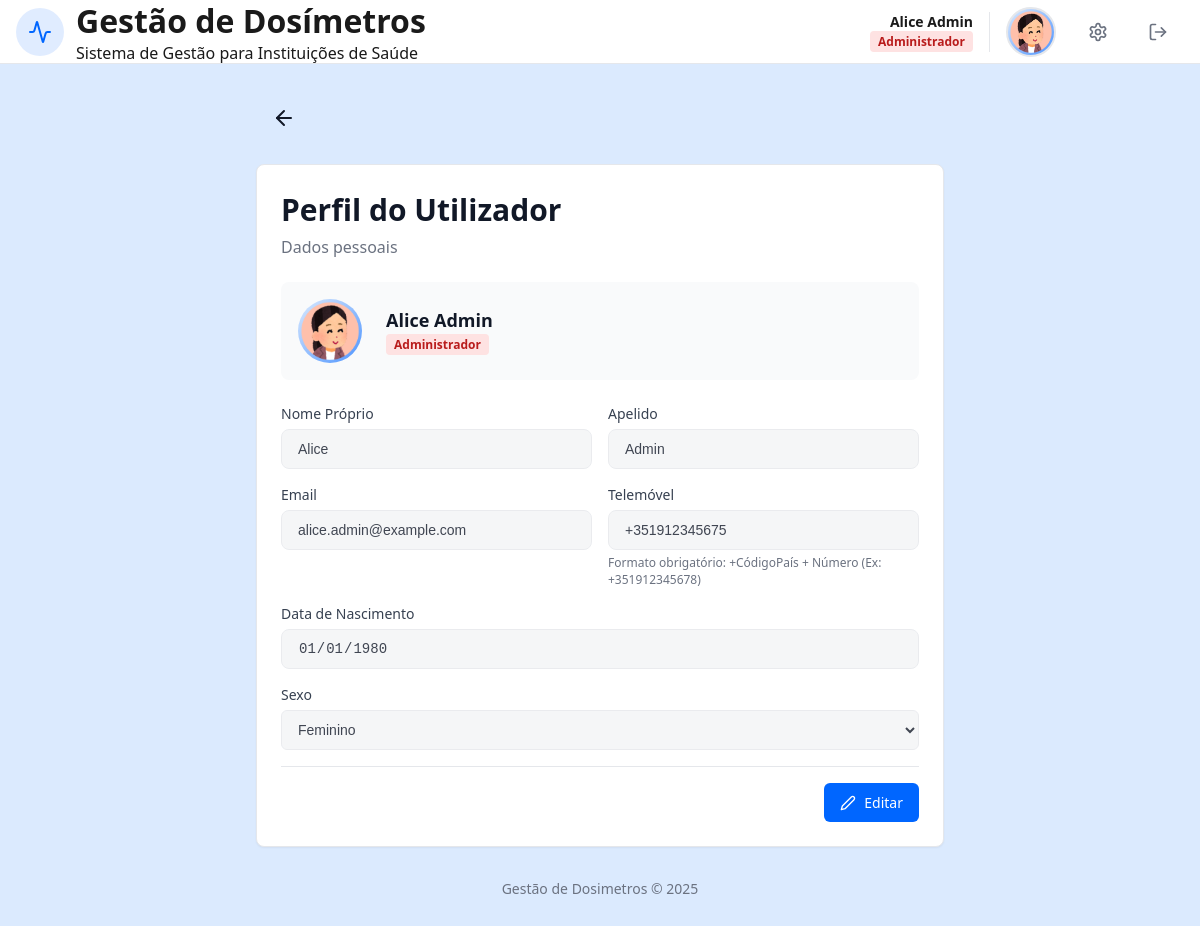
The page /perfil.php (signed in) on the database as committed earlier.
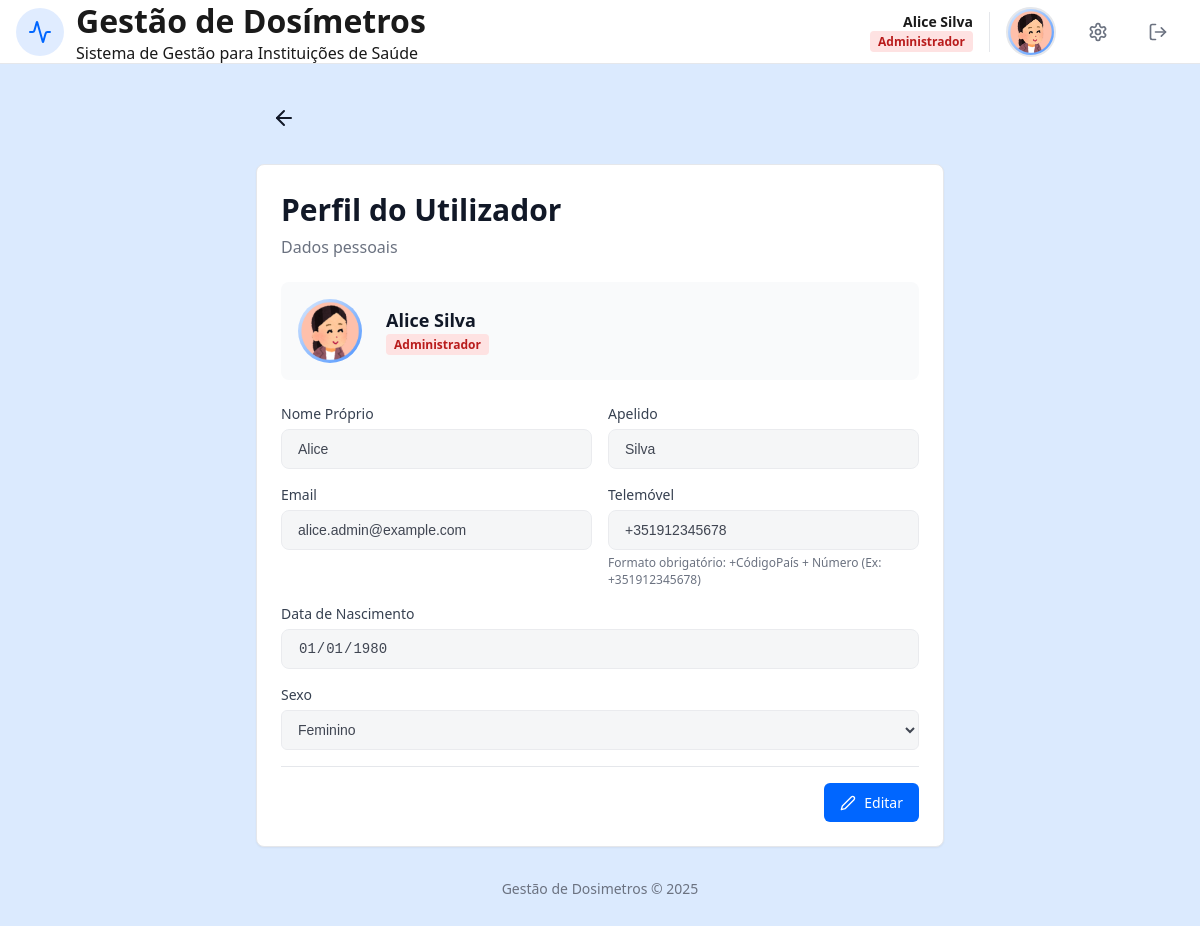
The same page on the database as committed later.
### tables this page shows
CREATE TABLE User (
    idU INTEGER PRIMARY KEY AUTOINCREMENT,
    name TEXT NOT NULL,
    surname TEXT NOT NULL, 
    birthDate DATE NOT NULL,
    sex TEXT CHECK(sex IN ('Female', 'Male', 'Other')) NOT NULL,
    email TEXT UNIQUE NOT NULL, 
    password TEXT NOT NULL,
    phoneN TEXT CHECK(phoneN GLOB '+[0-9][0-9][0-9]*'),
    userType TEXT CHECK(userType IN ('Administrador', 'Físico Médico', 'Profissional de Saúde')) NOT NULL,
    userStatus BOOLEAN DEFAULT 1,
    profilePic TEXT DEFAULT 'foto/12225881.png'
);

### perfil.php (the view, shortened to what this page needs)
<?php
require_once "templates/header.php";
require_once "templates/nav.php";
require_once "templates/footer.php";
$db = getDatabaseConnection();
$stmt = $db->prepare("SELECT * FROM User WHERE idU = ?");
$stmt->execute([$_SESSION['idU']]);
$user = $stmt->fetch();
$isEditing = isset($_GET['edit']) && $_GET['edit'] == 'true';
$disabledStr = $isEditing ? '' : 'disabled';
$profession = '';
$roleLabel = 'Utilizador';
$badgeClass = 'badge-gray';
if ($user['userType'] === 'Profissional de Saúde') {
    $stmtHP = $db->prepare("SELECT profession, department FROM HealthProfessional WHERE idU = ?");
    $stmtHP->execute([$user['idU']]);
    $hpData = $stmtHP->fetch();
    if ($hpData) {
        $profession = $hpData['profession'];
        $department = $hpData['department'];
    }
    $badgeClass = 'badge-blue';
    $roleLabel = !empty($profession) ? $profession : 'Profissional de Saúde';
} elseif ($user['userType'] === 'Físico Médico') {
    $profession = 'Físico Médico';
    $department = 'Física Médica';
    $badgeClass = 'badge-purple';
    $roleLabel = 'Físico Médico';
} elseif ($user['userType'] === 'Administrador') {
    $badgeClass = 'badge-red';
    $roleLabel = 'Administrador';
}
$initials = strtoupper(substr($user['name'], 0, 1) . substr($user['surname'], 0, 1));
$foto_url = !empty($user['profilePic']) ? $user['profilePic'] : null;
?>
<?php header_set(); ?>
<body>
    <div class="page-wrapper">
        <?php nav_set(); ?>
        <main class="main-container" style="max-width: 45rem">
            <div class="profile-header-flex mb1_5">
                <div class="profile-header-left">
                    <a href="index.php" class="btn voltar" title="Voltar">
                        <svg xmlns="http://www.w3.org/2000/svg" width="24" height="24" viewBox="0 0 24 24" fill="none" stroke="currentColor" stroke-width="2" stroke-linecap="round" stroke-linejoin="round">
                            <path d="m12 19-7-7 7-7"></path>
                            <path d="M19 12H5"></path>
                        </svg>
                    </a>
                </div>
            </div>
            <div class="card1">
                <div class="card1-header">
                    <h1 class="card1-title">Perfil do Utilizador</h1>
                    <p class="subtítulo"><?php echo $isEditing ? "Edite os seus dados" : "Dados pessoais"; ?></p>
                </div>
                <div class="card1-content">
                    <div class="foto-section-gray">
                        <div class="foto-circle-large">
                            <?php if ($foto_url): ?>
                                <img src="<?php echo htmlspecialchars($foto_url); ?>" alt="Foto">
                            <?php else: ?>
                                <span><?php echo $initials; ?></span>
                            <?php endif; ?>
                        </div>
                        <div>
                            <p class="nome">
                                <?php echo htmlspecialchars($user['name'] . ' ' . $user['surname']); ?>
                            </p>
                            <span class="role-badge <?php echo $badgeClass; ?>" class="etiqueta">
                                <?php echo htmlspecialchars($roleLabel); ?>
                            </span>
                        </div>
                    </div>
                    <form id="profileForm" action="processa_perfil.php" method="POST" enctype="multipart/form-data">
                        <div class="profile-form-grid">
                            <div>
                                <label class="profile-label" for="name">Nome Próprio</label>
                                <input type="text" id="name" name="name" class="profile-input" value="<?php echo htmlspecialchars($user['name']); ?>" <?php echo $disabledStr; ?> required minlength="2">
                            </div>
                            <div>
                                <label class="profile-label" for="surname">Apelido</label>
                                <input type="text" id="surname" name="surname" class="profile-input" value="<?php echo htmlspecialchars($user['surname']); ?>" <?php echo $disabledStr; ?> required minlength="2">
                            </div>
                            <div>
                                <label class="profile-label">Email</label>
                                <input type="email" class="profile-input" value="<?php echo htmlspecialchars($user['email']); ?>" disabled>
                            </div>
                            <div>
                                <label class="profile-label">Telemóvel</label>
                                <input
                                    type="text"
                                    id="phoneN"
                                    name="phoneN"
                                    class="profile-input"
                                    value="<?php echo htmlspecialchars($user['phoneN']); ?>"
                                    <?php echo $disabledStr; ?>
                                    placeholder="+351912345678"
                                    pattern="^\+[0-9]{9,15}$"
                                    title="Deve começar com '+' seguido do indicativo e número (Ex: +351912345678)">
                                <p class="comentario-tel">
                                    Formato obrigatório: +CódigoPaís + Número (Ex: +351912345678)
                                </p>
                            </div>
                            <div class="g2">
                                <label class="profile-label" for="birthDate">Data de Nascimento</label>
                                <input type="date" id="birthDate" name="birthDate" class="profile-input" value="<?php echo htmlspecialchars($user['birthDate']); ?>" <?php echo $disabledStr; ?> required>
                            </div>
                            <div class="g2">
                                <label class="profile-label" for="sex">Sexo</label>
                                <select id="sex" name="sex" class="profile-input" <?php echo $disabledStr; ?>>
                                    <option value="Female" <?php echo ($user['sex'] === 'Female') ? 'selected' : ''; ?>>Feminino</option>
                                </select>
                            </div>
                        </div>
                        <div class="profile-actions">
                            <?php if (!$isEditing): ?>
                                <a href="perfil.php?edit=true" class="btn btn-primary">
                                    <span class="lapis">
                                        <svg xmlns="http://www.w3.org/2000/svg" width="16" height="16" viewBox="0 0 24 24" fill="none" stroke="currentColor" stroke-width="2" stroke-linecap="round" stroke-linejoin="round">
                                            <path d="M17 3a2.828 2.828 0 1 1 4 4L7.5 20.5 2 22l1.5-5.5L17 3z"></path>
                                        </svg>
                                        Editar
                                    </span>
                                </a>
                            <?php endif; ?>
                        </div>
                    </form>
                </div>
            </div>
        </main>
        <?php renderFooter(); ?>
    </div>
</body>
</html>

### templates/header.php (shortened to what this page needs)
<?php function header_set() { ?>
    <!DOCTYPE html>
    <html lang="pt">
    <head>
        <link rel="stylesheet" href="css/style.css">
        <link rel="stylesheet" href="css/responsive.css">
    </head>
<?php } ?>

### templates/nav.php (shortened to what this page needs)
<?php function nav_set() {
    $userName = isset($_SESSION['name']) ? $_SESSION['name'] : 'Utilizador';
    $userSurname = isset($_SESSION['surname']) ? $_SESSION['surname'] : '';
    $userType = isset($_SESSION['userType']) ? $_SESSION['userType'] : '';
    $profilePic = isset($_SESSION['profilePic']) ? $_SESSION['profilePic'] : 'foto/12225881.png';
    $roleLabel = isset($_SESSION['roleLabel']) ? $_SESSION['roleLabel'] : $userType;
    $badgeClass = 'badge-blue';
    if ($userType === 'Físico Médico') {
        $badgeClass = 'badge-purple';
    } elseif ($userType === 'Administrador') {
        $badgeClass = 'badge-red';
    }
    ?>
            <header class="header1">
                <div class="header-container">
                    <div class="logo-area">
                        <div class="logo-box">
                            <img src="css/icon.svg" width="48" height="48" alt="Logo">
                        </div>
                        <div class="logo-text">
                            <h1>Gestão de Dosímetros</h1>
                            <p>Sistema de Gestão para Instituições de Saúde</p>
                        </div>
                    </div>
                    <div class="user-area">
                        <div class="user-info">
                            <span class="user-name">
                                <?php echo htmlspecialchars($userName . ' ' . $userSurname); ?>
                            </span>
                            <span class="role-badge <?php echo $badgeClass; ?>">
                                <?php echo htmlspecialchars($roleLabel); ?>
                            </span>
                        </div>
                        <img src="<?php echo htmlspecialchars($profilePic); ?>" alt="Perfil" class="profile-pic">
                        <div class="action-buttons">
                            <a href="perfil.php" class="btn btn-header" title="Perfil do Utilizador">
                            </a>
                            <a href="LogOut.php" class="btn btn-header" title="Sair">
                                <svg xmlns="http://www.w3.org/2000/svg" width="20" height="20" viewBox="0 0 24 24" fill="none" stroke="currentColor" stroke-width="2" stroke-linecap="round" stroke-linejoin="round">
                                    <path d="M9 21H5a2 2 0 0 1-2-2V5a2 2 0 0 1 2-2h4"/>
                                    <polyline points="16 17 21 12 16 7"/>
                                    <line x1="21" x2="9" y1="12" y2="12"/>
                                </svg>
                            </a>
                        </div>
                    </div>
                </div>
            </header>
<?php } ?>

### templates/footer.php
<?php function renderFooter() { ?>
            <footer class="footer mb2">
                Gestão de Dosimetros © 2025
            </footer>
<?php } ?>

### css/responsive.css (style rules this page uses)
@media (min-width: 640px) { .profile-form-grid { grid-template-columns: 1fr 1fr; } }
@media (min-width: 640px) { .g2 { grid-column: span 2; } }

Rows that differ between the two databases and show on the page:
changed user "Alice": name+surname "Alice Admin" → "Alice Silva"; surname "Admin" → "Silva"; phoneN "+351912345675" → "+351912345678"
Other text that changed with them:
$userName . ' ' . $userSurname: "Alice Admin" → "Alice Silva"
